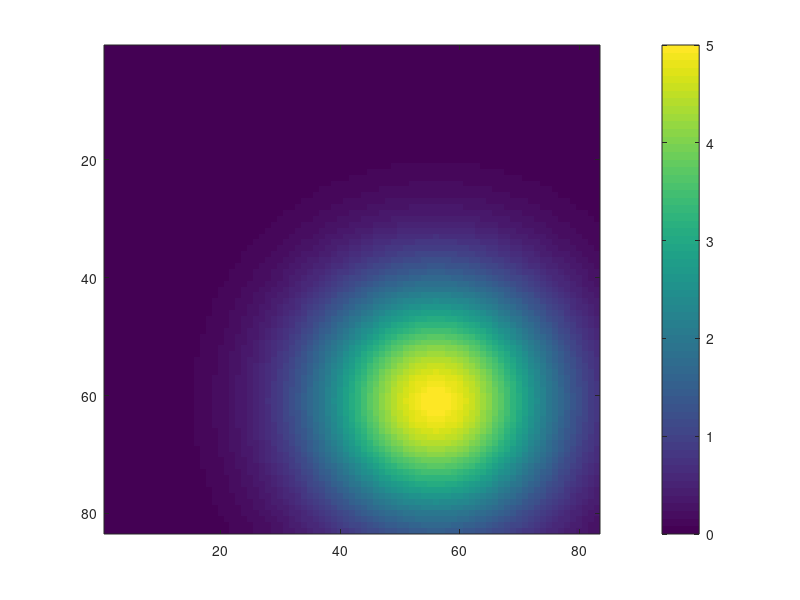

This chart was generated by the following MATLAB code:
clear all;
close all;clc;
i=0;
c=0;
count=0;
bb=6;
for ii=[29,56]
%     if ii==bb
%         yax=10:8:25;
%     else
        yax=[25:18:25+2*18];
%     end
    for  jj=yax
        c=c+1;
        center = [ii jj]; % again, example values
        %center=[0 0];
        count=count+10;
        for amp=5%30:2:34
            
            sigma = [10 10];
            R = max(sigma(:));
            %[xgrid, ygrid] = meshgrid( center(1)-R: center(1)+R,center(2)-R: center(2)+R);
            [xgrid, ygrid] = meshgrid(1:83);
            for theta = 180%:-15:45
                
                %for theta=135:-90:45
                x = (((xgrid-center(1))*cosd(theta) + (ygrid-center(2))*sind(theta))/sigma(1)).^2;
                y = (((xgrid-center(1))*sind(theta) - (ygrid-center(2))*cosd(theta))/sigma(2)).^2;
                G = amp*exp(-(x+y)/4);i=i+1;
                 G(G<1e-6)=0;
                X1(:,:,i) = G;
                label(i)=count;
                % figure(1);
                % contour(xgrid, ygrid, G);pause(0.01);
                % figure(1);
                 imagesc(G); h=colorbar;caxis([0 5]);pause(0.05);
                
            end
            
            [ii,jj]
        end
        
        
    end
    
end
  save('X_test_4vasc_amp5.mat','X1','label');